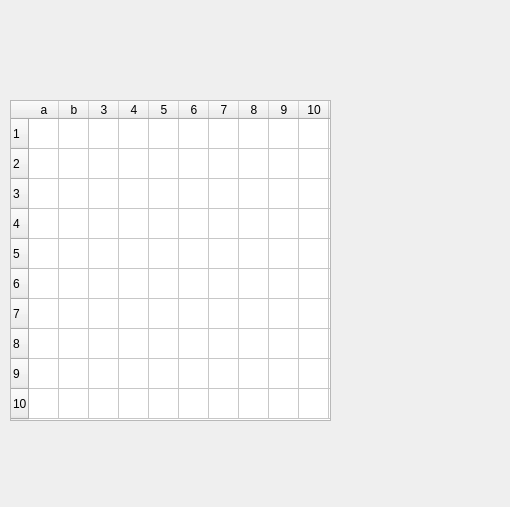
<?xml version="1.0" encoding="UTF-8"?>
<ui version="4.0">
 <class>PoleStatki</class>
 <widget class="QWidget" name="PoleStatki">
  <property name="geometry">
   <rect>
    <x>0</x>
    <y>0</y>
    <width>510</width>
    <height>507</height>
   </rect>
  </property>
  <property name="windowTitle">
   <string>Form</string>
  </property>
  <widget class="QTableWidget" name="tableWidget">
   <property name="geometry">
    <rect>
     <x>10</x>
     <y>100</y>
     <width>321</width>
     <height>321</height>
    </rect>
   </property>
   <property name="verticalScrollBarPolicy">
    <enum>Qt::ScrollBarAlwaysOff</enum>
   </property>
   <property name="horizontalScrollBarPolicy">
    <enum>Qt::ScrollBarAlwaysOff</enum>
   </property>
   <property name="rowCount">
    <number>10</number>
   </property>
   <property name="columnCount">
    <number>12</number>
   </property>
   <attribute name="horizontalHeaderCascadingSectionResizes">
    <bool>true</bool>
   </attribute>
   <attribute name="horizontalHeaderDefaultSectionSize">
    <number>30</number>
   </attribute>
   <attribute name="verticalHeaderCascadingSectionResizes">
    <bool>true</bool>
   </attribute>
   <row/>
   <row/>
   <row/>
   <row/>
   <row/>
   <row/>
   <row/>
   <row/>
   <row/>
   <row/>
   <column>
    <property name="text">
     <string>a</string>
    </property>
   </column>
   <column>
    <property name="text">
     <string>b</string>
    </property>
   </column>
   <column/>
   <column/>
   <column/>
   <column/>
   <column/>
   <column/>
   <column/>
   <column/>
   <column/>
   <column/>
  </widget>
 </widget>
 <resources/>
 <connections/>
</ui>
